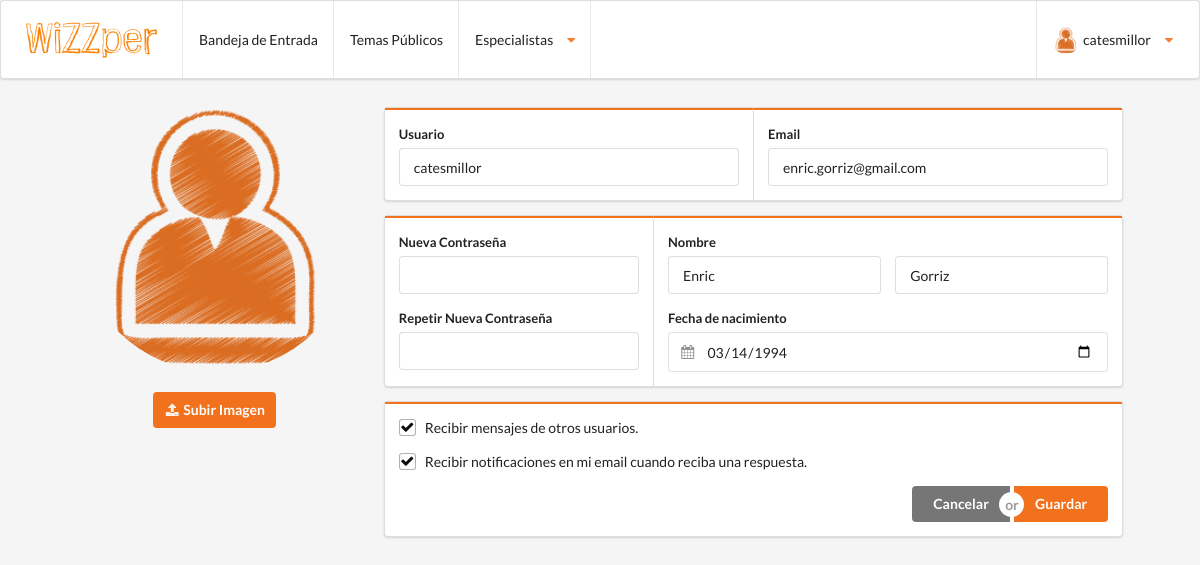
/modificar_perfil.php (signed in), run on the app's committed database.
### tables this page shows
CREATE TABLE IF NOT EXISTS `tbl_user` (
		`user_id` int(11) NOT NULL,
		`user_nickname` varchar(50) NOT NULL,
		`user_email` varchar(50) NOT NULL,
		`user_password` varchar(50) NOT NULL,
		`user_name` varchar(30) NULL,
		`user_surname` varchar(50) NULL,
		`user_dateofbirth` date NULL,
		`user_avatar` varchar(50) NULL,
		`user_gender` tinyint(1) NULL,
		`user_response` boolean default true NULL,
		`user_notification` boolean default true NULL
	);

### modificar_perfil.php (the view, shortened to what this page needs)
<?php
	include ("conexion.php");
    $fecha = date('Y-m-j');
    $nuevafecha = strtotime ( '-18 year' , strtotime ( $fecha ) ) ;
    $nuevafecha = date ( 'Y-m-j' , $nuevafecha );
    $sql = "SELECT * FROM tbl_user WHERE user_id='$_SESSION[wizzperid]'";
    $datos = mysqli_query($con, $sql);
    while($send = mysqli_fetch_array($datos)){
		$nickname=utf8_encode($send['user_nickname']);
		$email=utf8_encode($send['user_email']);
		$nombre=utf8_encode($send['user_name']);
		$apellidos=utf8_encode($send['user_surname']);
		$birth=$send['user_dateofbirth'];
		$respuestas=$send['user_response'];
		$notificaciones=$send['user_notification'];
	}
?>
<!DOCTYPE html>
<html lang="es">
    <head>
        <link rel="stylesheet" type="text/css" href="css/style.css">
        <link rel="stylesheet" type="text/css" href="dist/semantic.min.css">
    </head>
    <body>
		<header>
            <nav class="ui stackable menu">
                <span class="item"><img class="ui small image" src="media/logo/loguito.png" onclick="location.href='index.php'"></span>
                <a class="item" href="index.php">
                    Bandeja de Entrada
                </a>
                 <a class="item" href="temasPublicos.php">
                    Temas Públicos
                </a>
                <div class="ui simple dropdown item">
                    Especialistas <i class="dropdown orange icon"></i>
                </div>
                <div class="ui simple right floated dropdown item" id="user_options">
                    <img class="ui avatar image" src="media/img/users_avatar.png"><?php echo $_COOKIE["wizzper"];?><i class="dropdown orange icon"></i>
                </div>
            </nav>
        </header>
		<div class="ui stackable grid" id="grid_cuerpo">
        	<div class="four column row">
        		<div class="one wide column"></div>
        		<div class="four wide center aligned column">
        			<img class="ui medium circular image" src="media/img/users_avatar.png"><br/>
					<div>
						<label for="file" class="ui orange icon button">
						<i class="upload icon"></i>
						Subir Imagen</label>
					</div>
        		</div>
        		<div class="ten wide column">
        			<form class="ui modifcarPerfil form" name="modi" method="POST" action="procs/modificar_perfil.proc.php">
        				<div class="ui horizontal segments">
							<div class="ui orange segment">
								<div class="field">
									<label>Usuario</label>
									<input type="text" name="mod_nickname" value="<?php echo $nickname; ?>">
								</div>
							</div>
							<div class="ui orange segment">
								<div class="field">
									<label>Email</label>
									<input type="email" name="mod_email" value="<?php echo $email; ?>">
								</div>
							</div>
						</div>
						<div class="ui horizontal segments">
							<div class="ui orange segment">
								<div class="field">
									<label>Nueva Contraseña</label>
									<input type="password" name="mod_password">
								</div>
								<div class="field">
									<label>Repetir Nueva Contraseña</label>
									<input type="password" name="mod_repeat_password">
								</div>
							</div>
							<div class="ui orange segment">
								<div class="field">
									<label>Nombre</label>
									<div class="two fields">
										<div class="field">
											<input type="text" name="mod_nombre" value="<?php echo $nombre; ?>">
										</div>
										<div class="field">
											<input type="text" name="mod_apellidos" value="<?php echo $apellidos; ?>">
										</div>
									</div>
								</div>
								<div class="field">
									<label>Fecha de nacimiento</label>
	                                <div class="ui left icon input">
	                                    <input type="date" name="mod_dateofbirth" max='<?php echo $nuevafecha;?>' value='<?php echo $birth;?>'>
	                                </div>
                            	</div>
							</div>
						</div>
						<div class="ui horizontal segments">
							<div class="ui left aligned orange segment">
								<div class="ui checkbox">
								<?php
									if($respuestas!=0){
								?>
										<label>Recibir mensajes de otros usuarios.</label>
								<?php
									}else{
								?>
										<input type="checkbox" name="recibir_mensajes">
										<label>Recibir mensajes de otros usuarios.</label>
								<?php
									}
								?>
								</div>
								<div class="ui checkbox">
									<?php
									if($notificaciones!=0){
									?>
										<label>Recibir notificaciones en mi email cuando reciba una respuesta.</label>
									<?php
									}else{
									?>
										<input type="checkbox" name="notif_email">
										<label>Recibir notificaciones en mi email cuando reciba una respuesta.</label>
									<?php
									}
									?>
								</div>
								<div class="ui right floated buttons">
									<button class="ui grey button" type="reset">Cancelar</button>
									<div class="or"></div>
									<button class="ui orange button" type="submit">Guardar</button>
								</div>
							</div>
						</div>
					</form>
        		</div>
        		<div class="one wide column"></div>
        	</div>
		</div>
    </body>
</html>

### css/style.css (style rules this page uses)
#user_options { right:10px; }
#grid_cuerpo { margin-top:0px; }

### data on the page
tbl_user: mod_nickname "catesmillor", mod_email "enric.gorriz@gmail.com", mod_nombre "Enric", mod_apellidos "Gorriz", mod_dateofbirth "03/14/1994"

### other printed values
$_COOKIE["wizzper"] "catesmillor"
